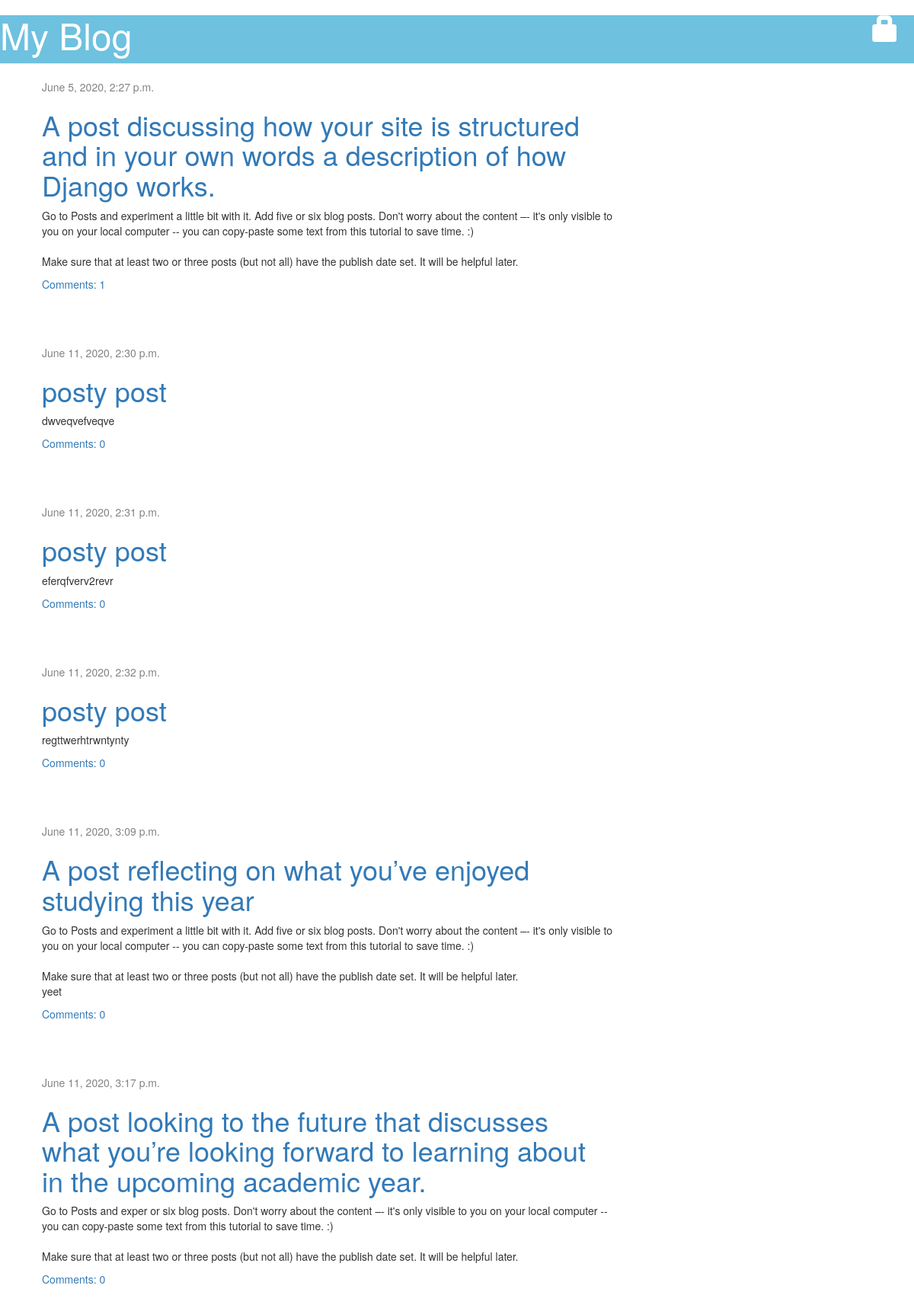
The page / on the database its author committed.
### blog/models.py (models this page shows, shortened)
class Post(models.Model):
    author = models.ForeignKey(settings.AUTH_USER_MODEL, on_delete=models.CASCADE)
    title = models.CharField(max_length=200)
    text = models.TextField()
    created_date = models.DateTimeField(default=timezone.now)
    published_date = models.DateTimeField(blank=True, null=True)
    def approved_comments(self):
        return self.comments.filter(approved_comment=True)

### blog/views.py (the view)
# urls.py: path('', views.post_list, name='post_list'),
def post_list(request):
    posts = Post.objects.filter(published_date__lte=timezone.now()).order_by('published_date')
    return render(request, 'blog/post_list.html', {'posts': posts})

### blog/templates/blog/post_list.html (shortened to what this page needs)
<link rel="stylesheet" href="//maxcdn.bootstrapcdn.com/bootstrap/3.2.0/css/bootstrap.min.css">
<link rel="stylesheet" href="//maxcdn.bootstrapcdn.com/bootstrap/3.2.0/css/bootstrap-theme.min.css">
{% extends 'blog/base.html' %}
{% load static %}
{% block content %}
    {% for post in posts %}
        <div class="post">
            <div class="date">
                {{ post.published_date }}
            </div>
            <h1><a href="{% url 'post_detail' pk=post.pk %}">{{ post.title }}</a></h1>
            <p>{{ post.text|linebreaksbr }}</p>
            <a href="{% url 'post_detail' pk=post.pk %}">Comments: {{ post.approved_comments.count }}</a>
        </div>
    {% endfor %}
{% endblock content %}

### blog/static/css/blog.css (style rules this page uses)
.date { color: #828282; }
.post { margin-bottom: 70px; }

### rows shown on the page
Post: published_date "June 5, 2020, 2:27 p.m.", title "A post discussing how your site is structured and in your own words a description of how Django works.", text "Go to Posts and experiment a little bit with it. Add five or six blog posts. Don't worry about the content –- it's only visible to you on your local computer -- you can copy-paste some text from this tutorial to save time. :) Make sure that at least two or three posts (but not all) have the publish date set. It will be helpful later.", approved_comments.count "1"
Post: published_date "June 11, 2020, 2:30 p.m.", title "posty post", text "dwveqvefveqve", approved_comments.count "0"
Post: published_date "June 11, 2020, 2:31 p.m.", title "posty post", text "eferqfverv2revr", approved_comments.count "0"
Post: published_date "June 11, 2020, 2:32 p.m.", title "posty post", text "regttwerhtrwntynty", approved_comments.count "0"
Post: published_date "June 11, 2020, 3:09 p.m.", title "A post reflecting on what you’ve enjoyed studying this year", text "Go to Posts and experiment a little bit with it. Add five or six blog posts. Don't worry about the content –- it's only visible to you on your local computer -- you can copy-paste some text from this tutorial to save time. :) Make sure that at least two or three posts (but not all) have the publish date set. It will be helpful later. yeet", approved_comments.count "0"
Post: published_date "June 11, 2020, 3:17 p.m.", title "A post looking to the future that discusses what you’re looking forward to learning about in the upcoming academic year.", text "Go to Posts and exper or six blog posts. Don't worry about the content –- it's only visible to you on your local computer -- you can copy-paste some text from this tutorial to save time. :) Make sure that at least two or three posts (but not all) have the publish date set. It will be helpful later.", approved_comments.count "0"
